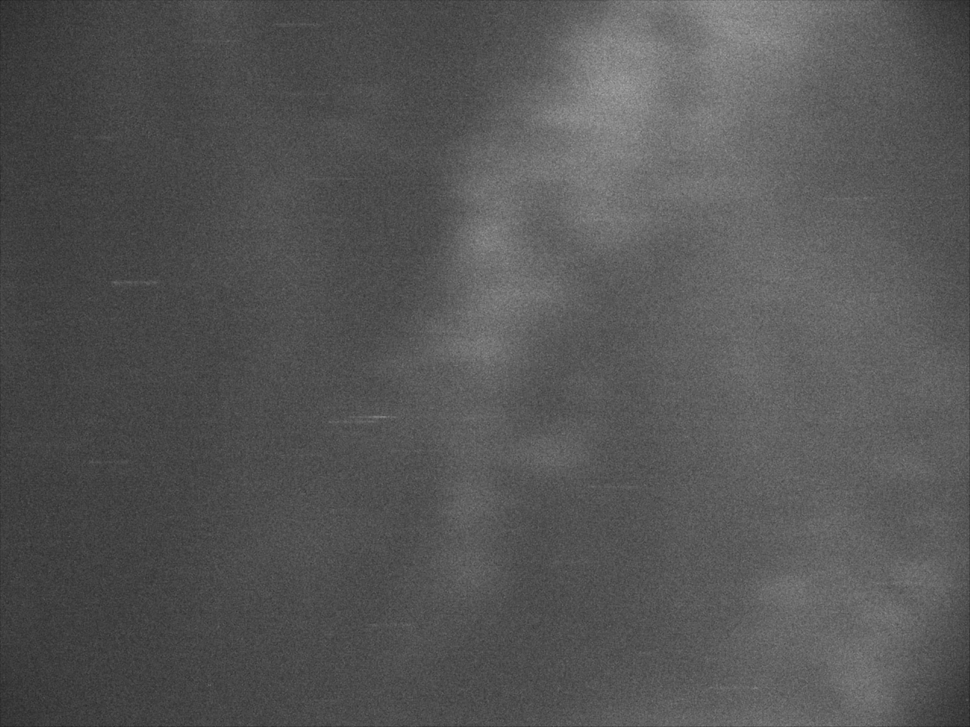
#> input picture 10.png, 970 x 727 px, shrunk from 1280 x 960 before the run
$ jupyter execute canny.ipynb
#> lines starting #> are read from the running program, lines starting #| are printed output that depends on the picture; after the words box and inside, x2 and y2 are one past the last pixel; in counts of white or black regions, pixels touching at a corner belong together; long printed decimals are rounded
[cell 1]
import cv2 as cv
import numpy as np
import datetime

[cell 2]
def edge_demo(image):
    # blurred = cv.GaussianBlur(image, (3, 3), 0)
    blurred = cv.blur(image, (3, 3))
    cv.imshow('blur', blurred)
    gray = cv.cvtColor(blurred, cv.COLOR_RGB2GRAY)
    mean = np.mean(gray)
    print(mean)
    # xgrad = cv.Sobel(gray, cv.CV_16SC1, 1, 0) #x方向梯度
    # ygrad = cv.Sobel(gray, cv.CV_16SC1, 0, 1) #y方向梯度
    # edge_output = cv.Canny(xgrad, ygrad, 50, 150)
    starttime = datetime.datetime.now()
    edge_output = cv.Canny(gray, mean / 2, mean)
    endtime = datetime.datetime.now()
    print((endtime - starttime))
    cv.imshow('imEdge', edge_output)
src = cv.imread('10.png')
#> src is the input picture: shape (727, 970, 3); min 32, max 163, mean 85.4
height, width, channels = src.shape
#> height = 727; width = 970; channels = 3
print(width, height, channels)
#| 970 727 3
# image = src[np.floor(width / 2):,: np.floor(height / 2), :]
image = src[:250, :250, :]
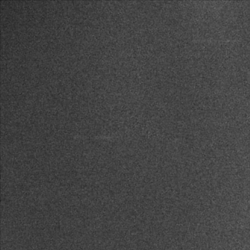
#> image: shape (250, 250, 3); min 32, max 100, mean 68.1
cv.imshow('imOrigin', image)
edge_demo(image)
#> in edge_demo, `mean = np.mean(gray)`: mean = 68.17
#| 68.166
#> in edge_demo, `edge_output = cv.Canny(gray, mean / 2, mean)`:
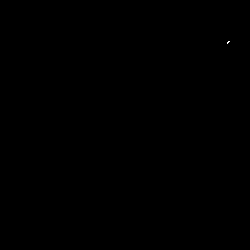
#> edge_output: shape (250, 250); 0.01% white in thin lines or dots, all inside (x1, y1, x2, y2) = (227, 41, 230, 44)
cv.waitKey(0)

$ run again, with 103.png copied over 10.png
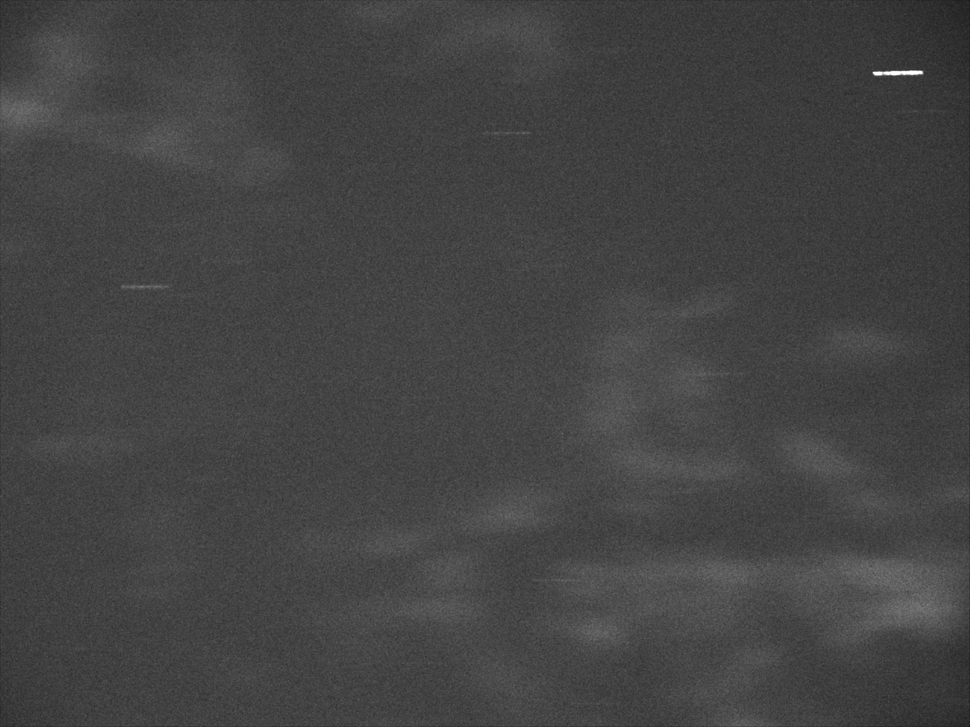
#> input picture 103.png, 970 x 727 px, shrunk from 1280 x 960 before the run
#> src is the input picture: shape (727, 970, 3); min 26, max 255, mean 67.5
#| 970 727 3
#> `image = src[:250, :250, :]`:
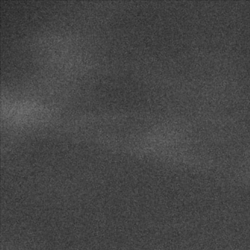
#> image: shape (250, 250, 3); min 37, max 114, mean 69.9
#> mean = 69.94
#| 69.935
#> edge_output: shape (250, 250); every value is 0
